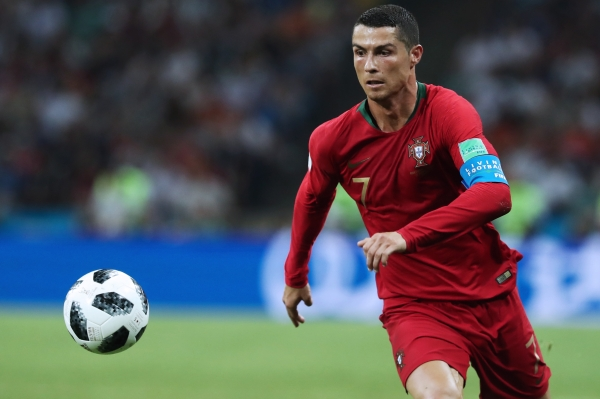
#> input picture Ronaldo.jpg, 600 x 399 px
$ python LearnOpencv_Making_Borders_for_Images.py
#> lines starting #> are read from the running program, lines starting #| are printed output that depends on the picture
import cv2
import numpy as np
from matplotlib import pyplot as plt

BLUE = [0,0,255]

img1 = cv2.imread('Ronaldo.jpg')
#> img1 is the input picture: shape (399, 600, 3); mean B, G, R 86.1, 81.7, 83

replicate = cv2.copyMakeBorder(img1,10,10,10,10,cv2.BORDER_REPLICATE)
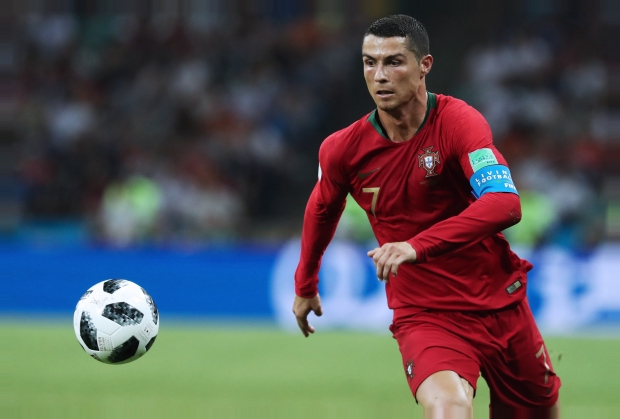
#> replicate: shape (419, 620, 3); mean B, G, R 85.6, 82.7, 82.7
reflect = cv2.copyMakeBorder(img1,10,10,10,10,cv2.BORDER_REFLECT)
reflect101 = cv2.copyMakeBorder(img1,10,10,10,10,cv2.BORDER_REFLECT_101)
wrap = cv2.copyMakeBorder(img1,10,10,10,10,cv2.BORDER_WRAP)
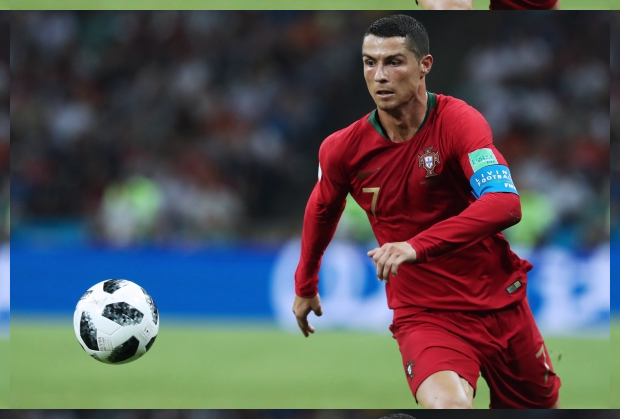
#> wrap: shape (419, 620, 3); mean B, G, R 85.7, 82.7, 82.7
constant= cv2.copyMakeBorder(img1,10,10,10,10,cv2.BORDER_CONSTANT,value=BLUE)
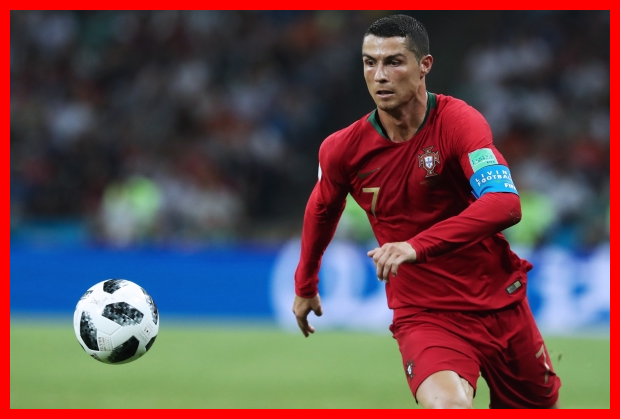
#> constant: shape (419, 620, 3); mean B, G, R 79.3, 75.2, 96.5

plt.subplot(231),plt.imshow(img1,'gray'),plt.title('ORIGINAL')
plt.subplot(232),plt.imshow(replicate,'gray'),plt.title('REPLICATE')
plt.subplot(233),plt.imshow(reflect,'gray'),plt.title('REFLECT')
plt.subplot(234),plt.imshow(reflect101,'gray'),plt.title('REFLECT_101')
plt.subplot(235),plt.imshow(wrap,'gray'),plt.title('WRAP')
plt.subplot(236),plt.imshow(constant,'gray'),plt.title('CONSTANT')

plt.show()
#> figure, not shown here; B, G, R data is drawn as R, G, B
